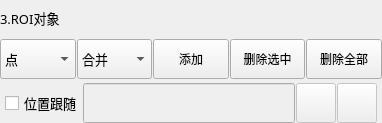
              <widget class="QWidget" name="tab_4">
               <attribute name="title">
                <string>测量基准</string>
               </attribute>
               <layout class="QGridLayout" name="gridLayout_4">
                <property name="leftMargin">
                 <number>0</number>
                </property>
                <property name="topMargin">
                 <number>0</number>
                </property>
                <property name="rightMargin">
                 <number>0</number>
                </property>
                <property name="bottomMargin">
                 <number>0</number>
                </property>
                <property name="spacing">
                 <number>0</number>
                </property>
                <item row="0" column="0">
                 <widget class="QWidget" name="groupC4" native="true">
                  <property name="minimumSize">
                   <size>
                    <width>0</width>
                    <height>100</height>
                   </size>
                  </property>
                  <property name="font">
                   <font>
                    <family>微软雅黑</family>
                    <pointsize>10</pointsize>
                   </font>
                  </property>
                  <layout class="QVBoxLayout" name="verticalLayout_4">
                   <property name="spacing">
                    <number>4</number>
                   </property>
                   <property name="leftMargin">
                    <number>0</number>
                   </property>
                   <property name="topMargin">
                    <number>0</number>
                   </property>
                   <property name="rightMargin">
                    <number>0</number>
                   </property>
                   <property name="bottomMargin">
                    <number>0</number>
                   </property>
                   <item>
                    <widget class="QLabel" name="label_5">
                     <property name="minimumSize">
                      <size>
                       <width>0</width>
                       <height>35</height>
                      </size>
                     </property>
                     <property name="text">
                      <string>3.ROI对象</string>
                     </property>
                    </widget>
                   </item>
                   <item>
                    <layout class="QHBoxLayout" name="horizontalLayout_3" stretch="1,1,1,1,1">
                     <property name="spacing">
                      <number>1</number>
                     </property>
                     <property name="leftMargin">
                      <number>0</number>
                     </property>
                     <property name="rightMargin">
                      <number>0</number>
                     </property>
                     <item>
                      <widget class="QComboBox" name="comboROIShape">
                       <property name="minimumSize">
                        <size>
                         <width>40</width>
                         <height>40</height>
                        </size>
                       </property>
                       <property name="font">
                        <font>
                         <family>微软雅黑</family>
                         <pointsize>10</pointsize>
                        </font>
                       </property>
                       <property name="focusPolicy">
                        <enum>Qt::WheelFocus</enum>
                       </property>
                       <property name="currentIndex">
                        <number>0</number>
                       </property>
                       <item>
                        <property name="text">
                         <string>点</string>
                        </property>
                       </item>
                       <item>
                        <property name="text">
                         <string>园</string>
                        </property>
                       </item>
                       <item>
                        <property name="text">
                         <string>椭圆</string>
                        </property>
                       </item>
                       <item>
                        <property name="text">
                         <string>同心园</string>
                        </property>
                       </item>
                       <item>
                        <property name="text">
                         <string>矩形</string>
                        </property>
                       </item>
                       <item>
                        <property name="text">
                         <string>旋转矩形</string>
                        </property>
                       </item>
                       <item>
                        <property name="text">
                         <string>多边形</string>
                        </property>
                       </item>
                      </widget>
                     </item>
                     <item>
                      <widget class="QComboBox" name="comboxROIType">
                       <property name="minimumSize">
                        <size>
                         <width>40</width>
                         <height>40</height>
                        </size>
                       </property>
                       <property name="font">
                        <font>
                         <family>微软雅黑</family>
                         <pointsize>10</pointsize>
                        </font>
                       </property>
                       <property name="currentIndex">
                        <number>0</number>
                       </property>
                       <item>
                        <property name="text">
                         <string>合并</string>
                        </property>
                       </item>
                       <item>
                        <property name="text">
                         <string>差集</string>
                        </property>
                       </item>
                      </widget>
                     </item>
                     <item>
                      <widget class="QPushButton" name="btnAddROI">
                       <property name="sizePolicy">
                        <sizepolicy hsizetype="Preferred" vsizetype="Fixed">
                         <horstretch>0</horstretch>
                         <verstretch>0</verstretch>
                        </sizepolicy>
                       </property>
                       <property name="minimumSize">
                        <size>
                         <width>40</width>
                         <height>40</height>
                        </size>
                       </property>
                       <property name="font">
                        <font>
                         <family>微软雅黑</family>
                         <pointsize>9</pointsize>
                        </font>
                       </property>
                       <property name="text">
                        <string>添加</string>
                       </property>
                      </widget>
                     </item>
                     <item>
                      <widget class="QPushButton" name="btnDeleteROISelect">
                       <property name="sizePolicy">
                        <sizepolicy hsizetype="Preferred" vsizetype="Fixed">
                         <horstretch>0</horstretch>
                         <verstretch>0</verstretch>
                        </sizepolicy>
                       </property>
                       <property name="minimumSize">
                        <size>
                         <width>40</width>
                         <height>40</height>
                        </size>
                       </property>
                       <property name="font">
                        <font>
                         <family>微软雅黑</family>
                         <pointsize>9</pointsize>
                        </font>
                       </property>
                       <property name="text">
                        <string>删除选中</string>
                       </property>
                      </widget>
                     </item>
                     <item>
                      <widget class="QPushButton" name="btnDeleteROIAll">
                       <property name="sizePolicy">
                        <sizepolicy hsizetype="Preferred" vsizetype="Fixed">
                         <horstretch>0</horstretch>
                         <verstretch>0</verstretch>
                        </sizepolicy>
                       </property>
                       <property name="minimumSize">
                        <size>
                         <width>40</width>
                         <height>40</height>
                        </size>
                       </property>
                       <property name="font">
                        <font>
                         <family>微软雅黑</family>
                         <pointsize>9</pointsize>
                        </font>
                       </property>
                       <property name="text">
                        <string>删除全部</string>
                       </property>
                      </widget>
                     </item>
                    </layout>
                   </item>
                   <item>
                    <layout class="QHBoxLayout" name="horizontalLayout_6" stretch="0,1,0,0">
                     <property name="spacing">
                      <number>1</number>
                     </property>
                     <property name="leftMargin">
                      <number>5</number>
                     </property>
                     <property name="rightMargin">
                      <number>5</number>
                     </property>
                     <item>
                      <widget class="QCheckBox" name="checkUseFollow">
                       <property name="sizePolicy">
                        <sizepolicy hsizetype="Preferred" vsizetype="Fixed">
                         <horstretch>0</horstretch>
                         <verstretch>0</verstretch>
                        </sizepolicy>
                       </property>
                       <property name="minimumSize">
                        <size>
                         <width>0</width>
                         <height>40</height>
                        </size>
                       </property>
                       <property name="font">
                        <font>
                         <family>微软雅黑</family>
                         <pointsize>10</pointsize>
                        </font>
                       </property>
                       <property name="text">
                        <string>位置跟随</string>
                       </property>
                       <property name="iconSize">
                        <size>
                         <width>22</width>
                         <height>22</height>
                        </size>
                       </property>
                       <property name="checked">
                        <bool>false</bool>
                       </property>
                      </widget>
                     </item>
                     <item>
                      <widget class="QLineEdit" name="txtLinkFollow">
                       <property name="enabled">
                        <bool>false</bool>
                       </property>
                       <property name="sizePolicy">
                        <sizepolicy hsizetype="Preferred" vsizetype="Fixed">
                         <horstretch>0</horstretch>
                         <verstretch>0</verstretch>
                        </sizepolicy>
                       </property>
                       <property name="minimumSize">
                        <size>
                         <width>0</width>
                         <height>40</height>
                        </size>
                       </property>
                       <property name="font">
                        <font>
                         <family>微软雅黑</family>
                         <pointsize>10</pointsize>
                        </font>
                       </property>
                       <property name="toolTip">
                        <string>匹配基准中心</string>
                       </property>
                       <property name="alignment">
                        <set>Qt::AlignCenter</set>
                       </property>
                       <property name="readOnly">
                        <bool>false</bool>
                       </property>
                      </widget>
                     </item>
                     <item>
                      <widget class="QPushButton" name="btnLinkContent">
                       <property name="enabled">
                        <bool>false</bool>
                       </property>
                       <property name="sizePolicy">
                        <sizepolicy hsizetype="Preferred" vsizetype="Fixed">
                         <horstretch>0</horstretch>
                         <verstretch>0</verstretch>
                        </sizepolicy>
                       </property>
                       <property name="minimumSize">
                        <size>
                         <width>40</width>
                         <height>40</height>
                        </size>
                       </property>
                       <property name="toolTip">
                        <string>链接位置跟随</string>
                       </property>
                       <property name="text">
                        <string/>
                       </property>
                       <property name="icon">
                        <iconset resource="../../../QApplication/saribbonresouce.qrc">
                         <normaloff>:/image/icon/images/link.png</normaloff>:/image/icon/images/link.png</iconset>
                       </property>
                       <property name="iconSize">
                        <size>
                         <width>27</width>
                         <height>27</height>
                        </size>
                       </property>
                      </widget>
                     </item>
                     <item>
                      <widget class="QPushButton" name="btnDelLinkContent">
                       <property name="enabled">
                        <bool>false</bool>
                       </property>
                       <property name="sizePolicy">
                        <sizepolicy hsizetype="Preferred" vsizetype="Fixed">
                         <horstretch>0</horstretch>
                         <verstretch>0</verstretch>
                        </sizepolicy>
                       </property>
                       <property name="minimumSize">
                        <size>
                         <width>40</width>
                         <height>40</height>
                        </size>
                       </property>
                       <property name="toolTip">
                        <string>删除位置跟随链接</string>
                       </property>
                       <property name="text">
                        <string/>
                       </property>
                       <property name="icon">
                        <iconset resource="../../../QApplication/saribbonresouce.qrc">
                         <normaloff>:/image/icon/images/close.png</normaloff>:/image/icon/images/close.png</iconset>
                       </property>
                       <property name="iconSize">
                        <size>
                         <width>27</width>
                         <height>27</height>
                        </size>
                       </property>
                      </widget>
                     </item>
                    </layout>
                   </item>
                  </layout>
                 </widget>
                </item>
               </layout>
              </widget>
